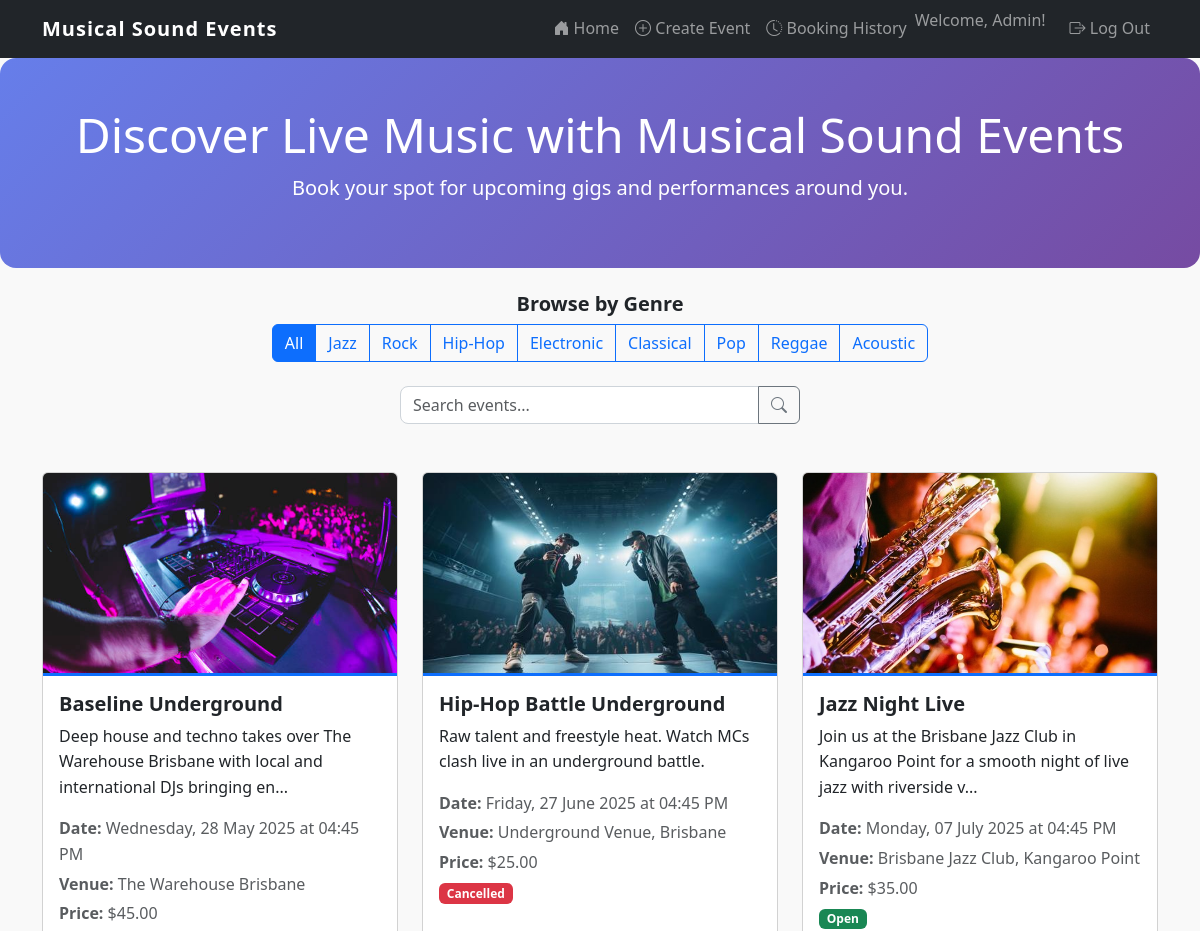
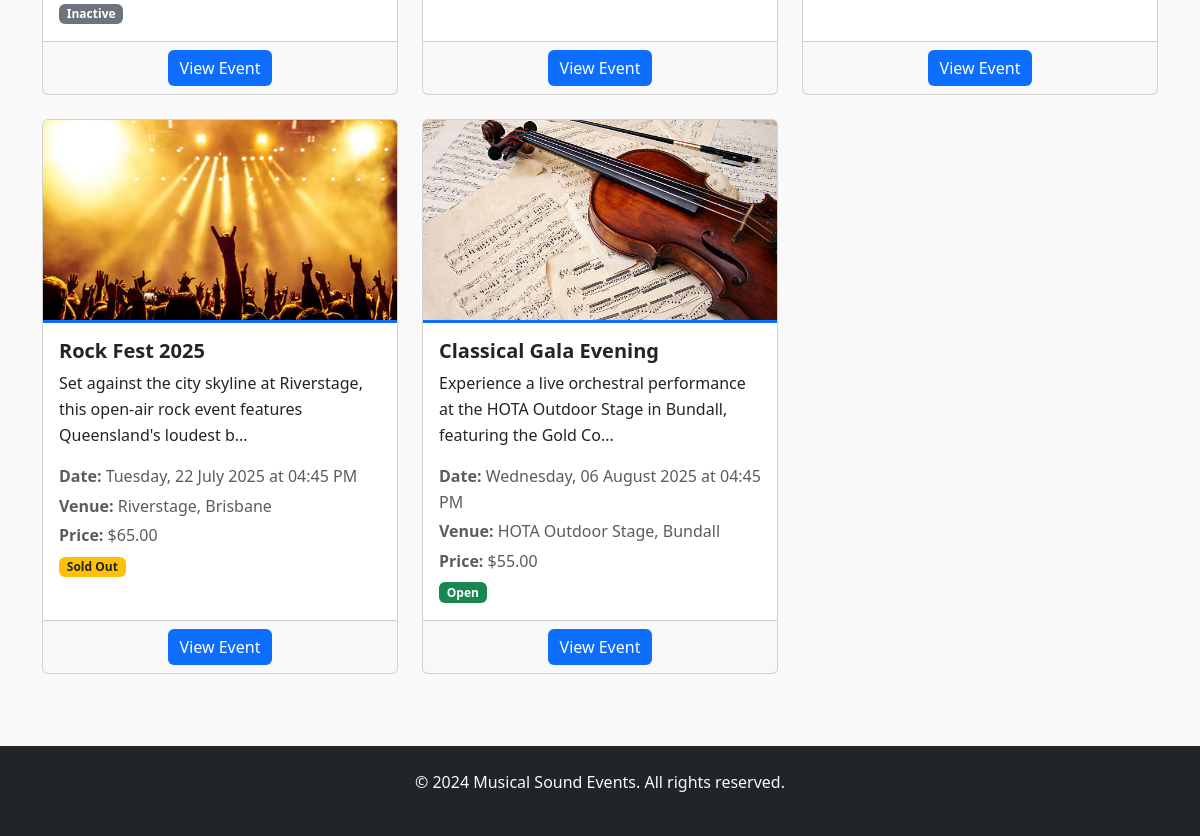
Screenshot of / (signed in) with the database file from the repository (2 pictures, top to bottom).
### website/models.py (models this page shows)
class User(db.Model, UserMixin):
    id = db.Column(db.Integer, primary_key=True)
    first_name = db.Column(db.String(100), nullable=False)
    surname = db.Column(db.String(100), nullable=False)
    name = db.Column(db.String(150), nullable=False, unique=True)
    email = db.Column(db.String(150), nullable=False, unique=True)
    password_hash = db.Column(db.String(150), nullable=False)
    contact_number = db.Column(db.String(20), nullable=False)
    street_address = db.Column(db.Text, nullable=False)
    comments = db.relationship('Comment', backref='user')
    orders = db.relationship('Order', backref='user')
    events = db.relationship('Event', backref='creator')

class Event(db.Model):
    id = db.Column(db.Integer, primary_key=True)
    name = db.Column(db.String(150), nullable=False)
    description = db.Column(db.Text, nullable=False)
    date = db.Column(db.DateTime, nullable=False)
    venue = db.Column(db.String(200), nullable=False)
    image = db.Column(db.String(400), nullable=True, default='default_event.jpg')
    category = db.Column(db.String(50), nullable=False)
    price = db.Column(db.Float, nullable=False)
    tickets_available = db.Column(db.Integer, nullable=False)
    status = db.Column(db.String(20), nullable=False, default='Open')
    created_at = db.Column(db.DateTime, default=datetime.utcnow)
    user_id = db.Column(db.Integer, db.ForeignKey('user.id'), nullable=False)
    comments = db.relationship('Comment', backref='event', cascade='all, delete-orphan')
    orders = db.relationship('Order', backref='event')

### website/views.py (the view)
@main_bp.route('/') # Main route for the homepage
def index():
    update_event_status()
    category = request.args.get('category')
    search = request.args.get('search')
    query = Event.query
    if category and category != 'All':
        query = query.filter(Event.category == category)
    if search:
        query = query.filter(
            (Event.name.contains(search)) |
            (Event.description.contains(search))
        )
    events = query.order_by(Event.date.asc()).all()
    categories = ['Jazz', 'Rock', 'Hip-Hop', 'Electronic', 'Classical', 'Pop', 'Reggae', 'Acoustic']
    return render_template('index.html', events=events, categories=categories, selected_category=category)

### website/views.py (called while the page is built)
def update_event_status():
    events = Event.query.all()
    for event in events:
        if event.date < datetime.now() and event.status == 'Open':
            event.status = 'Inactive'
        elif event.tickets_available <= 0 and event.status == 'Open':
            event.status = 'Sold Out'
    db.session.commit()

### website/templates/index.html (shortened to what this page needs)
{% extends "base.html" %}
{% block content %}
<section class="hero text-center py-5">
  <div class="container">
    <h1 class="display-5">Discover Live Music with Musical Sound Events</h1>
    <p class="lead">Book your spot for upcoming gigs and performances around you.</p>
  </div>
</section>
<div class="container text-center my-4">
  <h5>Browse by Genre</h5>
  <form method="GET" class="d-inline">
    <div class="btn-group" role="group">
      <button type="submit" name="category" value="" class="btn btn-outline-primary {{ 'active' if not selected_category }}">All</button>
      {% for category in categories %}
        <button type="submit" name="category" value="{{ category }}"
                class="btn btn-outline-primary {{ 'active' if selected_category == category }}">{{ category }}</button>
      {% endfor %}
    </div>
  </form>
</div>
<div class="container text-center my-4">
  <form method="GET" class="d-flex justify-content-center">
    <div class="input-group" style="max-width: 400px;">
      <input type="text" name="search" class="form-control" placeholder="Search events..."
             value="{{ request.args.get('search', '') }}">
      <button type="submit" class="btn btn-outline-secondary">
        <i class="bi bi-search"></i>
      </button>
    </div>
  </form>
</div>
<div class="container py-4">
  {% if events %}
    <div class="row row-cols-1 row-cols-md-3 g-4">
      {% for event in events %}
        <div class="col">
          <div class="card h-100">
            <img src="{{ url_for('static', filename='img/' + event.image) }}" class="card-img-top" alt="{{ event.name }}" style="height: 200px; object-fit: cover;">
            <div class="card-body">
              <h5 class="card-title">{{ event.name }}</h5>
              <p class="card-text">{{ event.description[:100] }}{% if event.description|length > 100 %}...{% endif %}</p>
              <p class="text-muted mb-1"><strong>Date:</strong> {{ event.date.strftime('%A, %d %B %Y at %I:%M %p') }}</p>
              <p class="text-muted mb-1"><strong>Venue:</strong> {{ event.venue }}</p>
              <p class="text-muted mb-1"><strong>Price:</strong> ${{ "%.2f"|format(event.price) }}</p>
              {% if event.status == 'Open' %}
                <span class="badge bg-success">{{ event.status }}</span>
              {% elif event.status == 'Sold Out' %}
                <span class="badge bg-warning text-dark">{{ event.status }}</span>
              {% elif event.status == 'Inactive' %}
                <span class="badge bg-secondary">{{ event.status }}</span>
              {% elif event.status == 'Cancelled' %}
                <span class="badge bg-danger">{{ event.status }}</span>
              {% endif %}
            </div>
            <div class="card-footer text-center">
              <a href="{{ url_for('main.event_detail', id=event.id) }}" class="btn btn-primary">View Event</a>
            </div>
          </div>
        </div>
      {% endfor %}
    </div>
  {% else %}
    <div class="text-center py-5">
      <h3>No events found</h3>
      <p class="text-muted">Try adjusting your search or category filter.</p>
      <a href="{{ url_for('main.index') }}" class="btn btn-primary">View All Events</a>
    </div>
  {% endif %}
</div>
{% endblock %}

### website/templates/base.html (shortened to what this page needs)
<!DOCTYPE html>
<html lang="en">
<head>
    <link href="https://cdn.jsdelivr.net/npm/bootstrap@5.3.2/dist/css/bootstrap.min.css" rel="stylesheet">
    <link href="https://cdn.jsdelivr.net/npm/bootstrap-icons@1.10.5/font/bootstrap-icons.css" rel="stylesheet">
    <link rel="stylesheet" href="{{ url_for('static', filename='style/style.css') }}" />
</head>
<body>
    <header>
        <nav class="navbar navbar-expand-lg navbar-dark bg-dark">
            <div class="container">
                <a class="navbar-brand" href="{{ url_for('main.index') }}">Musical Sound Events</a>
                <div class="collapse navbar-collapse" id="navbarNav">
                    <ul class="navbar-nav ms-auto">
                        <li class="nav-item">
                            <a class="nav-link" href="{{ url_for('main.index') }}">
                                <i class="bi bi-house-door-fill"></i> Home
                            </a>
                        </li>
                        {% if current_user.is_authenticated %}
                            <li class="nav-item">
                                <a class="nav-link" href="{{ url_for('main.create_event') }}">
                                    <i class="bi bi-plus-circle"></i> Create Event
                                </a>
                            </li>
                            <li class="nav-item">
                                <a class="nav-link" href="{{ url_for('main.booking_history') }}">
                                    <i class="bi bi-clock-history"></i> Booking History
                                </a>
                            </li>
                            <li class="nav-item">
                                <span class="navbar-text me-3">Welcome, {{ current_user.first_name }}!</span>
                            </li>
                            <li class="nav-item">
                                <a class="nav-link" href="{{ url_for('auth.logout') }}">
                                    <i class="bi bi-box-arrow-right"></i> Log Out
                                </a>
                            </li>
                        {% endif %}
                    </ul>
                </div>
            </div>
        </nav>
    </header>
    <main>
        {% block content %}
        {% endblock %}
    </main>
    <footer class="footer bg-dark text-light py-4 mt-5">
        <div class="container text-center">
            <p>&copy; 2024 Musical Sound Events. All rights reserved.</p>
        </div>
    </footer>
</body>
</html>

### website/static/style/style.css (style rules this page uses)
body { font-family: 'Segoe UI', sans-serif; line-height: 1.6; background-color: #f9f9f9; }
section { padding-top: 2rem; padding-bottom: 2rem; }
.navbar-brand { font-weight: bold; letter-spacing: 1px; }
.card { transition: transform 0.3s ease, box-shadow 0.3s ease; }
.hero { background: linear-gradient(90deg, #343a40 0%, #343a40 100%); color: white; padding: 4rem 2rem; border-radius: 1rem; }
.btn-primary { background-color: #0d6efd; border: none; }
form .form-control { border-radius: 0.5rem; border-color: #ced4da; }
h2, h4, h5 { font-weight: 600; }
.card-title { font-size: 1.25rem; }
.card .card-body { background-color: #fff; border-top: 3px solid #0d6efd; }

### website/templates/index.html (style rules this page uses)
.hero { background: linear-gradient(135deg, #667eea 0%, #764ba2 100%); color: white; }
.btn-group .btn.active { background-color: #0d6efd; border-color: #0d6efd; color: white; }

### rows the page displays
User: first_name "Admin"
Event: image (picture), name "Baseline Underground", description "Deep house and techno takes over The Warehouse Brisbane with local and international DJs bringing en", date "Wednesday, 28 May 2025 at 04:45 PM", venue "The Warehouse Brisbane", price "45.00", status "Inactive"
Event: image (picture), name "Hip-Hop Battle Underground", description "Raw talent and freestyle heat. Watch MCs clash live in an underground battle.", date "Friday, 27 June 2025 at 04:45 PM", venue "Underground Venue, Brisbane", price "25.00", status "Cancelled"
Event: image (picture), name "Jazz Night Live", description "Join us at the Brisbane Jazz Club in Kangaroo Point for a smooth night of live jazz with riverside v", date "Monday, 07 July 2025 at 04:45 PM", venue "Brisbane Jazz Club, Kangaroo Point", price "35.00", status "Open"
Event: image (picture), name "Rock Fest 2025", description "Set against the city skyline at Riverstage, this open-air rock event features Queensland's loudest b", date "Tuesday, 22 July 2025 at 04:45 PM", venue "Riverstage, Brisbane", price "65.00", status "Sold Out"
Event: image (picture), name "Classical Gala Evening", description "Experience a live orchestral performance at the HOTA Outdoor Stage in Bundall, featuring the Gold Co", date "Wednesday, 06 August 2025 at 04:45 PM", venue "HOTA Outdoor Stage, Bundall", price "55.00", status "Open"

### other values shown
{{ category }} "Jazz" "Rock" "Hip-Hop" "Electronic" "Classical" "Pop" "Reggae" "Acoustic"
